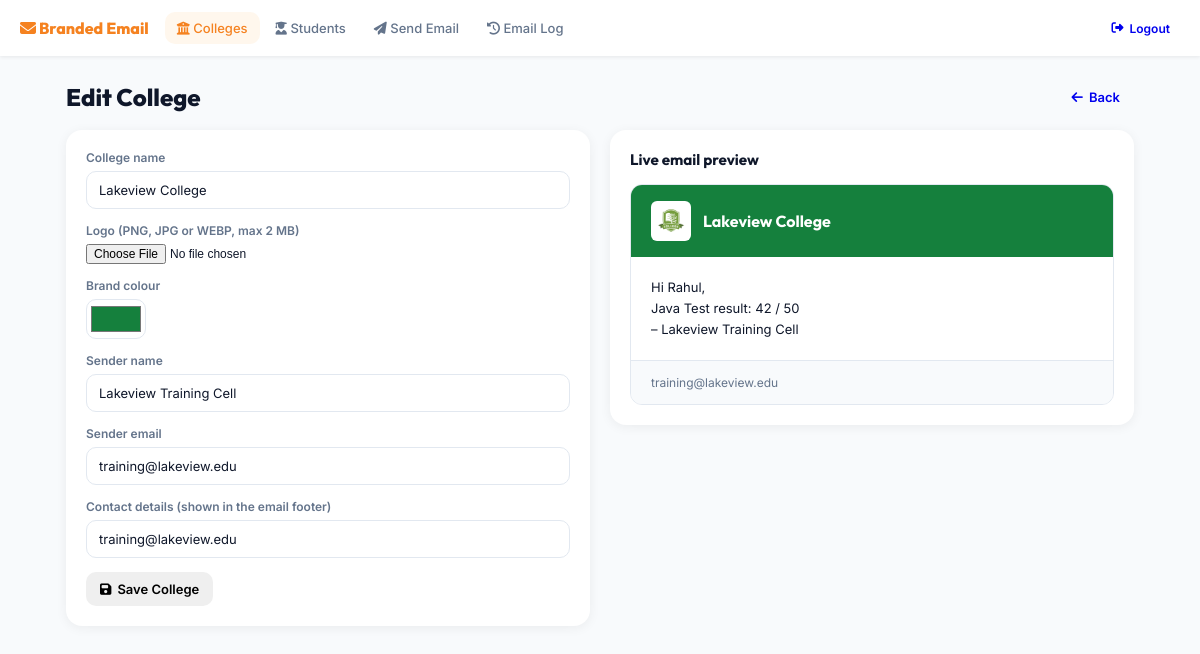
Screenshot of /admin/college_form.php?id=2 (signed in) with the database file from the repository.
### tables this page shows
CREATE TABLE `colleges` (
  `id` int(11) NOT NULL,
  `name` varchar(150) NOT NULL,
  `logo` varchar(255) DEFAULT NULL,
  `brand_color` char(7) NOT NULL DEFAULT '#2563EB',
  `sender_name` varchar(150) NOT NULL,
  `contact_email` varchar(150) NOT NULL,
  `contact_phone` varchar(30) DEFAULT NULL,
  `created_at` timestamp NOT NULL DEFAULT current_timestamp(),
  `logo_path` varchar(255) DEFAULT NULL,
  `sender_email` varchar(150) DEFAULT NULL,
  `contact_details` varchar(255) DEFAULT NULL
);

### includes/helpers.php (called while the page is built, shortened)
<?php
function h($value): string {
    return htmlspecialchars((string)$value, ENT_QUOTES, 'UTF-8');
}

### admin/college_form.php (the view, shortened to what this page needs)
<?php
require_once __DIR__ . '/../includes/helpers.php';
require_once __DIR__ . '/../config/db.php';
$id = (int)($_GET['id'] ?? 0);
$college = [
    'name' => '', 'brand_color' => '#2563eb', 'sender_name' => '',
    'sender_email' => '', 'contact_details' => '', 'logo_path' => null,
];
if ($id) {
    $stmt = $pdo->prepare("SELECT * FROM colleges WHERE id = ?");
    $stmt->execute([$id]);
    $found = $stmt->fetch();
    $college = $found;
}
$pageTitle = $id ? 'Edit College' : 'Add College';
require __DIR__ . '/../includes/header.php';
?>
<div class="page-head">
  <h1 class="page-title"><?= h($pageTitle) ?></h1>
  <a href="colleges.php" class="btn btn-ghost"><i class="fa-solid fa-arrow-left"></i> Back</a>
</div>
<div class="form-layout">
  <div class="card">
    <form method="POST" enctype="multipart/form-data">
      <div class="form-group">
        <label for="name">College name</label>
        <input type="text" id="name" name="name" value="<?= h($college['name']) ?>" required>
      </div>
      <div class="form-group">
        <label for="logo">Logo (PNG, JPG or WEBP, max 2 MB)</label>
        <input type="file" id="logo" name="logo" accept="image/png,image/jpeg,image/webp">
      </div>
      <div class="form-group">
        <label for="brand_color">Brand colour</label>
        <input type="color" id="brand_color" name="brand_color" value="<?= h($college['brand_color']) ?>">
      </div>
      <div class="form-group">
        <label for="sender_name">Sender name</label>
        <input type="text" id="sender_name" name="sender_name" value="<?= h($college['sender_name']) ?>" placeholder="Northfield Placements" required>
      </div>
      <div class="form-group">
        <label for="sender_email">Sender email</label>
        <input type="email" id="sender_email" name="sender_email" value="<?= h($college['sender_email']) ?>" placeholder="placements@northfield.edu" required>
      </div>
      <div class="form-group">
        <label for="contact_details">Contact details (shown in the email footer)</label>
        <input type="text" id="contact_details" name="contact_details" value="<?= h($college['contact_details']) ?>" placeholder="placements@northfield.edu">
      </div>
      <button class="btn" type="submit"><i class="fa-solid fa-floppy-disk"></i> Save College</button>
    </form>
  </div>
  <div class="card">
    <h3 style="margin-top:0">Live email preview</h3>
    <div class="email-preview">
      <div class="ep-header" id="pvHeader">
        <img id="pvLogo" alt="" style="<?= $college['logo_path'] ? '' : 'display:none' ?>"
             src="<?= $college['logo_path'] ? '../' . h($college['logo_path']) : '' ?>">
        <span id="pvName"></span>
      </div>
      <div class="ep-body">
        Hi Rahul,<br>
        Java Test result: 42 / 50<br>
        &ndash; <span id="pvSender"></span>
      </div>
      <div class="ep-footer" id="pvContact"></div>
    </div>
  </div>
</div>
<?php require __DIR__ . '/../includes/footer.php'; ?>

### assets/css/theme.css (style rules this page uses)
:root { --futogen-orange: #F58220; --futogen-orange-hover: #EA580C; --futogen-orange-pale: #FFF7ED; --futogen-green: #15803D; --futogen-green-pale: #F0FDF4; --surface: #FFFFFF; --bg-light: #F8FAFC; --border-color: #E2E8F0; --text-primary: #0F172A; --text-muted: #64748B; }
* { box-sizing: border-box; }
body { margin: 0; font-family: Inter, sans-serif; font-size: 13px; background: var(--bg-light); color: var(--text-primary); }
h1, h2, h3 { font-family: Outfit, sans-serif; }
.page-head { display: flex; justify-content: space-between; align-items: center; margin-bottom: 16px; gap: 12px; flex-wrap: wrap; }
.page-title { font-family: Outfit, sans-serif; font-size: 24px; font-weight: 800; margin: 0; }
.card { background: var(--surface); border-radius: 16px; box-shadow: 0 2px 12px rgba(0,0,0,.06); padding: 20px; }
.btn { display: inline-flex; align-items: center; gap: 6px; padding: 9px 14px; border: 0; border-radius: 10px; font: 600 13px Inter, sans-serif; cursor: pointer; text-decoration: none; }
.form-group { margin-bottom: 14px; }
label { display: block; margin-bottom: 6px; font-weight: 600; font-size: 12px; color: var(--text-muted); }
input[type="text"], input[type="email"], input[type="password"], input[type="number"], select, textarea { width: 100%; padding: 10px 12px; border: 1px solid var(--border-color); border-radius: 10px; font: 400 13px Inter, sans-serif; background: var(--surface); color: var(--text-primary); }
input[type="file"] { width: 100%; font-size: 12px; }
input[type="color"] { width: 60px; height: 40px; padding: 2px; border: 1px solid var(--border-color); border-radius: 10px; background: var(--surface); cursor: pointer; }
.form-layout { display: grid; grid-template-columns: 1fr 1fr; gap: 20px; align-items: start; }
.email-preview { border: 1px solid var(--border-color); border-radius: 12px; overflow: hidden; background: #fff; }
.ep-header { display: flex; align-items: center; gap: 12px; padding: 16px 20px; color: #fff; font-family: Outfit, sans-serif; font-weight: 700; font-size: 16px; }
.ep-header img { max-height: 40px; max-width: 120px; object-fit: contain; background: #fff; border-radius: 6px; padding: 3px; }
.ep-body { padding: 20px; line-height: 1.6; }
.ep-footer { padding: 14px 20px; background: var(--bg-light); border-top: 1px solid var(--border-color); font-size: 12px; color: var(--text-muted); }

### rows the page displays
colleges: name "Lakeview College", brand_color "#15803d", sender_name "Lakeview Training Cell", sender_email "training@lakeview.edu", contact_details "training@lakeview.edu", logo_path (picture)

### other values shown
$label "Colleges"
$label "Students"
$label "Send Email"
$label "Email Log"
$pageTitle "Edit College"
